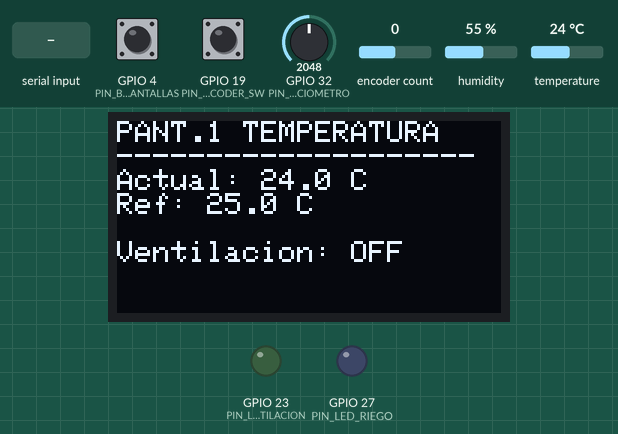
Recording of a program running on a simulated ESP32. Shown: 128×64 one-colour display, output pins drawn as LEDs (lit = HIGH). Dashed ring = blinking. Inputs (shaded band) come from the test bench; at power-on: temperature 24 °C, encoder count 0, GPIO 19 (PIN_ENCODER_SW) HIGH, humidity 55 %, GPIO 32 (PIN_POTENCIOMETRO) = 2048, GPIO 4 (PIN_BOTON_PANTALLAS) HIGH. Random numbers use the default seed unless the program sets one; what the program prints to the serial monitor is not drawn.

Above: at 3.2 s.
3.3 s: temperature set to 25.7 °C
At 5.3 s:
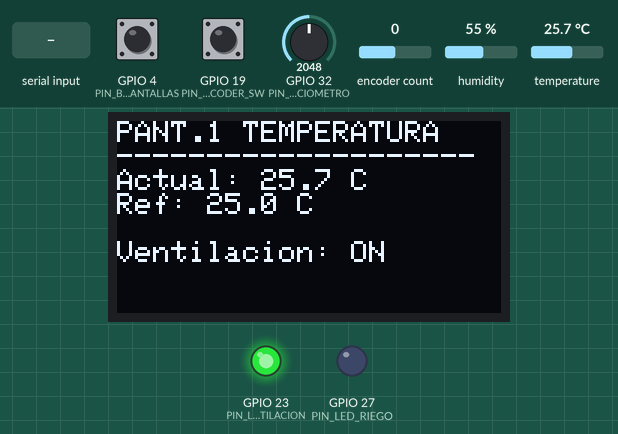
5.6 s: encoder count set to 1
At 6.8 s:
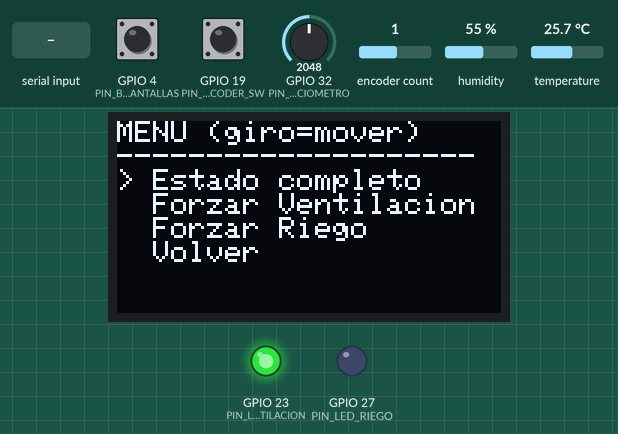
7.1 s: GPIO 19 (PIN_ENCODER_SW) driven LOW
At 8.3 s:
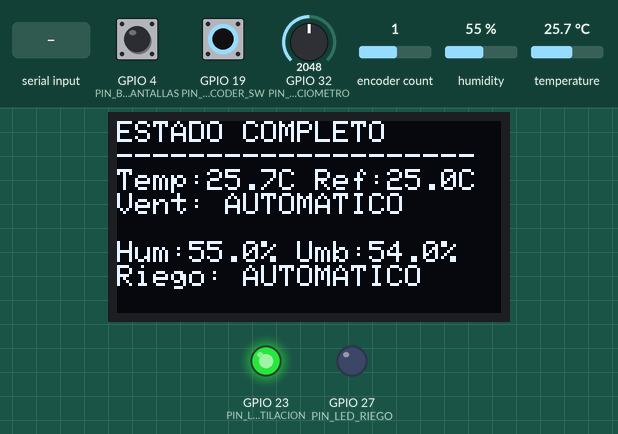
8.6 s: humidity set to 22 %
At 10.5 s:
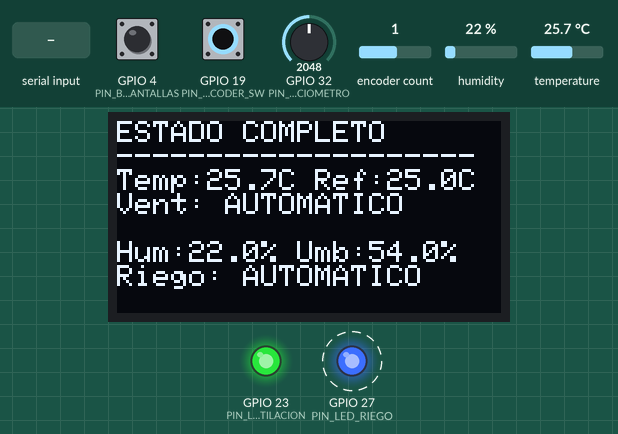
13.2 s: GPIO 32 (PIN_POTENCIOMETRO) set to 2132
At 13.7 s:
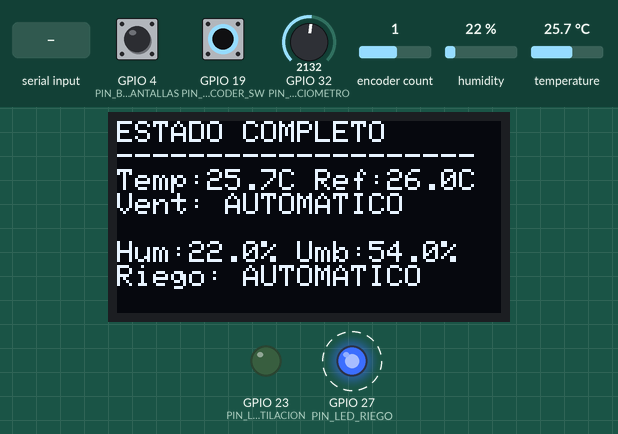
15.8 s: "SET_TEMP\n" received over Serial
At 16.1 s:
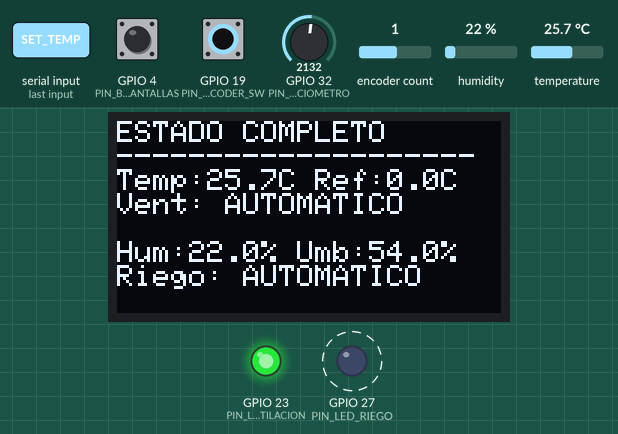
Timing chart, 0 to 18.3 s (numbered marks = the images above; inputs shaded):
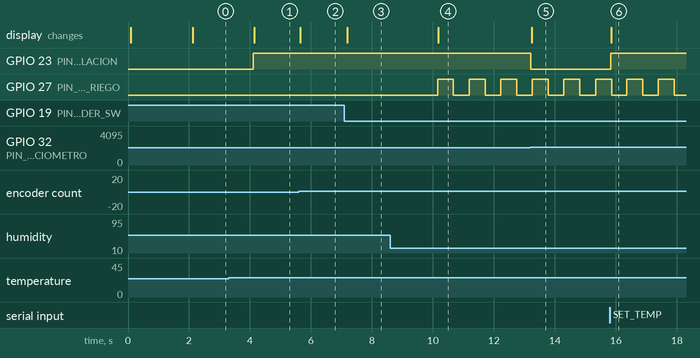

Measured:
- the behaviour switches between 25 and 25.1 °C on temperature (found by bisection; images 0 and 1)
- the behaviour switches between 2104 and 2105 on GPIO 32 (PIN_POTENCIOMETRO) (found by bisection; images 4 and 5)
- after the input at 3.3 s, GPIO 23 (PIN_LED_VENTILACION): LOW → HIGH after 0.81 s; the display: changes after 0.84 s (image 1)
- after the input at 5.6 s, the display: changes after 0.05 s (image 2)
- after the input at 7.1 s, the display: changes after 0.09 s (image 3)
- after the input at 8.6 s, GPIO 27 (PIN_LED_RIEGO): alternates HIGH for 0.52 s and LOW for 0.51 s, starting after 1.6 s; the display: changes after 1.6 s (image 4)
- after the input at 13.2 s, GPIO 23 (PIN_LED_VENTILACION): HIGH → LOW at once; the display: changes at once (image 5)
- after the input at 15.8 s, GPIO 23 (PIN_LED_VENTILACION): LOW → HIGH at once; the display: changes after 0.06 s (image 6)

The program:

main.cpp
```cpp
/*
 * ==========================================================================
 * UTN - Facultad Regional Venado Tuerto
 * Tecnologias para la Automatizacion - Trabajo Practico 01 (TP01/26)
 *
 * Control automatico para un invernadero, simulado con ESP32 en Wokwi.
 *
 * Integrantes: Christian Schneider, Marcela Gaiga, Mauricio Pereyra
 *
 * Requerimientos obligatorios:
 * - Monitoreo de temperatura y humedad con DHT22 (pin 33), visualizado en
 *   el OLED.
 * - Control de ventilacion: el potenciometro (pin 32) fija la referencia
 *   de temperatura; si la temperatura medida la supera, se enciende el
 *   LED de ventilacion (LED verde, pin 23).
 * - Control de riego: al inicio se genera un umbral aleatorio de humedad
 *   en [40%-60%]; si la humedad medida cae por debajo, se enciende de
 *   forma intermitente el LED de riego (pin 27).
 * - Un pulsador (pin 4) alterna entre 2 pantallas del OLED.
 * - Se registran por puerto Serie el inicio, y los cambios de estado de
 *   ventilacion y riego.
 *
 * Requerimientos opcionales (implementados):
 * - Menu navegable con un encoder KY-040 (pines 18/5/19):
 *   * Estado completo del invernadero.
 *   * Forzar manualmente ventilacion ON/OFF/AUTOMATICO.
 *   * Forzar manualmente riego ON/OFF/AUTOMATICO.
 * - Modificacion manual de las referencias (temperatura y humedad) desde
 *   el puerto Serie (comandos SET_TEMP / SET_HUM). Escribir AYUDA por
 *   Serie para ver todos los comandos disponibles.
 * ==========================================================================
 */

#include <Arduino.h>
#include <math.h>
#include <ESP32Encoder.h>
#include "SensorClima.h"
#include "ControlInvernadero.h"
#include "PantallaOLED.h"

// ---------------------------------------------------------------------------
// Pines
// ---------------------------------------------------------------------------
const uint8_t PIN_DHT22 = 33;            // sensor de temperatura y humedad
const uint8_t PIN_POTENCIOMETRO = 32;    // referencia de temperatura (ventilacion)
const uint8_t PIN_LED_VENTILACION = 23;  // LED verde de ventilacion
const uint8_t PIN_LED_RIEGO = 27;        // LED azul de riego
const uint8_t PIN_BOTON_PANTALLAS = 4;   // pulsador (cambia de pantalla)
const uint8_t PIN_ENCODER_CLK = 18;      // encoder (menu opcional)
const uint8_t PIN_ENCODER_DT = 5;
const uint8_t PIN_ENCODER_SW = 19;
const uint8_t PIN_SEMILLA_RANDOM = 34;   // pin analogico sin conectar, solo para semilla

// ---------------------------------------------------------------------------
// Configuracion
// ---------------------------------------------------------------------------
const unsigned long INTERVALO_LECTURA_MS = 2000; // DHT22 requiere ~2s entre lecturas
const unsigned long ANTIRREBOTE_MS = 50;
const uint8_t HUMEDAD_MINIMA_PORCENTAJE = 40;
const uint8_t HUMEDAD_MAXIMA_PORCENTAJE = 60;

// ---------------------------------------------------------------------------
// Objetos principales
// ---------------------------------------------------------------------------
SensorClima sensores(PIN_DHT22, PIN_POTENCIOMETRO);
ControlInvernadero control(PIN_LED_VENTILACION, PIN_LED_RIEGO);
PantallaOLED pantalla;
ESP32Encoder encoder;

// ---------------------------------------------------------------------------
// Estado de la interfaz (pantallas / menu opcional)
// ---------------------------------------------------------------------------
enum class Pantalla : uint8_t { TEMPERATURA, HUMEDAD };
enum class EstadoUI : uint8_t { NORMAL, MENU, ESTADO_COMPLETO };

Pantalla pantallaActual = Pantalla::TEMPERATURA;
EstadoUI estadoUI = EstadoUI::NORMAL;

const char* OPCIONES_MENU[] = { "Estado completo", "Forzar Ventilacion", "Forzar Riego", "Volver" };
const uint8_t CANTIDAD_OPCIONES_MENU = 4;
uint8_t indiceMenu = 0;

// ---------------------------------------------------------------------------
// Variables de sensado y umbrales
// ---------------------------------------------------------------------------
float temperaturaActual = NAN;
float humedadActual = NAN;
float referenciaTemperatura = 0;
float umbralHumedadGenerado = 0; // el aleatorio original, generado una sola vez

bool referenciaTemperaturaManual = false;
float referenciaTemperaturaManualValor = 0;

bool umbralHumedadManual = false;
float umbralHumedadManualValor = 0;

unsigned long ultimaLectura = 0;

// ---------------------------------------------------------------------------
// Antirrebote del pulsador de pantallas
// ---------------------------------------------------------------------------
int botonEstadoRaw = HIGH;
int botonEstadoEstable = HIGH;
unsigned long botonUltimoCambio = 0;

// ---------------------------------------------------------------------------
// Encoder: posicion y antirrebote de su pulsador (SW)
// ---------------------------------------------------------------------------
long conteoEncoderAnterior = 0;
int encoderSwRaw = HIGH;
int encoderSwEstable = HIGH;
unsigned long encoderSwUltimoCambio = 0;

// ---------------------------------------------------------------------------
// Declaraciones
// ---------------------------------------------------------------------------
void leerBoton();
void leerEncoder();
void actualizarPantalla();
void procesarComandoSerie();
void ejecutarComando(String linea);
void imprimirEstadoSerie();
void imprimirAyuda();
float referenciaTemperaturaEfectiva();
float umbralHumedadEfectivo();

void setup() {
  Serial.begin(115200);

  pinMode(PIN_BOTON_PANTALLAS, INPUT_PULLUP);
  pinMode(PIN_ENCODER_SW, INPUT_PULLUP);
  pinMode(PIN_SEMILLA_RANDOM, INPUT);

  sensores.begin();
  control.begin();
  pantalla.begin();

  encoder.attachSingleEdge(PIN_ENCODER_CLK, PIN_ENCODER_DT);
  encoder.setCount(0);

  randomSeed(analogRead(PIN_SEMILLA_RANDOM));
  umbralHumedadGenerado = random(HUMEDAD_MINIMA_PORCENTAJE, HUMEDAD_MAXIMA_PORCENTAJE + 1);

  Serial.println("=== Sistema de control de invernadero iniciado ===");
  Serial.print("Umbral de humedad para riego generado: ");
  Serial.print(umbralHumedadGenerado);
  Serial.println(" %");
  imprimirAyuda();

  pantalla.mostrarInicio(umbralHumedadGenerado);
  delay(2000); // tiempo de estabilizacion recomendado para el DHT22

  // Primera lectura, para no esperar otro ciclo completo antes de mostrar datos validos
  temperaturaActual = sensores.leerTemperatura();
  humedadActual = sensores.leerHumedad();
  referenciaTemperatura = referenciaTemperaturaEfectiva();
  if (!isnan(temperaturaActual) && !isnan(humedadActual)) {
    control.actualizar(temperaturaActual, referenciaTemperatura, humedadActual, umbralHumedadEfectivo());
  }
  ultimaLectura = millis();
}

void loop() {
  unsigned long ahora = millis();

  // El potenciometro (o la referencia manual) se puede actualizar en todo momento
  referenciaTemperatura = referenciaTemperaturaEfectiva();

  // El DHT22 solo se relee cada INTERVALO_LECTURA_MS
  if (ahora - ultimaLectura >= INTERVALO_LECTURA_MS) {
    ultimaLectura = ahora;

    float nuevaTemperatura = sensores.leerTemperatura();
    float nuevaHumedad = sensores.leerHumedad();

    if (isnan(nuevaTemperatura) || isnan(nuevaHumedad)) {
      Serial.println("ERROR: no se pudo leer el sensor DHT22");
    } else {
      temperaturaActual = nuevaTemperatura;
      humedadActual = nuevaHumedad;
    }
  }

  // El control (y el parpadeo del LED de riego) se actualiza en cada ciclo
  if (!isnan(temperaturaActual) && !isnan(humedadActual)) {
    bool ventilacionAnterior = control.ventilacionActiva();
    bool riegoAnterior = control.riegoActivo();

    control.actualizar(temperaturaActual, referenciaTemperatura, humedadActual, umbralHumedadEfectivo());

    if (control.ventilacionActiva() != ventilacionAnterior) {
      Serial.print("Ventilacion ");
      Serial.println(control.ventilacionActiva() ? "ACTIVADA (LED encendido)" : "DESACTIVADA (LED apagado)");
    }
    if (control.riegoActivo() != riegoAnterior) {
      Serial.print("Riego ");
      Serial.println(control.riegoActivo() ? "ACTIVADO (LED intermitente)" : "DESACTIVADO (LED apagado)");
    }
  }

  leerBoton();
  leerEncoder();
  procesarComandoSerie();
  actualizarPantalla();
}

// ---------------------------------------------------------------------------
// Referencias efectivas (automaticas o forzadas por Serie)
// ---------------------------------------------------------------------------
float referenciaTemperaturaEfectiva() {
  return referenciaTemperaturaManual ? referenciaTemperaturaManualValor : sensores.leerReferenciaTemperatura();
}

float umbralHumedadEfectivo() {
  return umbralHumedadManual ? umbralHumedadManualValor : umbralHumedadGenerado;
}

// ---------------------------------------------------------------------------
// Pulsador: alterna entre Pantalla1 y Pantalla2 (solo fuera del menu)
// ---------------------------------------------------------------------------
void leerBoton() {
  int lecturaRaw = digitalRead(PIN_BOTON_PANTALLAS);
  unsigned long ahora = millis();

  if (lecturaRaw != botonEstadoRaw) {
    botonUltimoCambio = ahora;
    botonEstadoRaw = lecturaRaw;
  }

  if ((ahora - botonUltimoCambio) > ANTIRREBOTE_MS && botonEstadoRaw != botonEstadoEstable) {
    botonEstadoEstable = botonEstadoRaw;
    if (botonEstadoEstable == LOW && estadoUI == EstadoUI::NORMAL) {
      pantallaActual = (pantallaActual == Pantalla::TEMPERATURA) ? Pantalla::HUMEDAD : Pantalla::TEMPERATURA;
      Serial.println("Cambio de pantalla (boton)");
    }
  }
}

// ---------------------------------------------------------------------------
// Encoder: gira para entrar/navegar el menu opcional, y su pulsador confirma
// ---------------------------------------------------------------------------
void leerEncoder() {
  long conteoActual = encoder.getCount();

  if (conteoActual != conteoEncoderAnterior) {
    if (estadoUI == EstadoUI::NORMAL) {
      estadoUI = EstadoUI::MENU;
      indiceMenu = 0;
      Serial.println("Entrando al menu (encoder)");
    } else if (estadoUI == EstadoUI::MENU) {
      if (conteoActual > conteoEncoderAnterior) {
        indiceMenu = (indiceMenu + 1) % CANTIDAD_OPCIONES_MENU;
      } else {
        indiceMenu = (indiceMenu == 0) ? (CANTIDAD_OPCIONES_MENU - 1) : (indiceMenu - 1);
      }
    }
  }
  conteoEncoderAnterior = conteoActual;

  int lecturaSw = digitalRead(PIN_ENCODER_SW);
  unsigned long ahora = millis();

  if (lecturaSw != encoderSwRaw) {
    encoderSwUltimoCambio = ahora;
    encoderSwRaw = lecturaSw;
  }

  if ((ahora - encoderSwUltimoCambio) > ANTIRREBOTE_MS && encoderSwRaw != encoderSwEstable) {
    encoderSwEstable = encoderSwRaw;
    if (encoderSwEstable == LOW) {
      if (estadoUI == EstadoUI::MENU) {
        switch (indiceMenu) {
          case 0:
            estadoUI = EstadoUI::ESTADO_COMPLETO;
            break;
          case 1:
            control.alternarForzadoVentilacion();
            Serial.print("Ventilacion forzada: ");
            Serial.println(control.textoModo(control.modoVentilacion()));
            break;
          case 2:
            control.alternarForzadoRiego();
            Serial.print("Riego forzado: ");
            Serial.println(control.textoModo(control.modoRiego()));
            break;
          case 3:
            estadoUI = EstadoUI::NORMAL;
            Serial.println("Saliendo del menu");
            break;
        }
      } else if (estadoUI == EstadoUI::ESTADO_COMPLETO) {
        estadoUI = EstadoUI::MENU;
      }
    }
  }
}

// ---------------------------------------------------------------------------
// OLED: dibuja la pantalla correspondiente al estado actual de la interfaz
// ---------------------------------------------------------------------------
void actualizarPantalla() {
  switch (estadoUI) {
    case EstadoUI::NORMAL:
      if (pantallaActual == Pantalla::TEMPERATURA) {
        pantalla.mostrarTemperatura(temperaturaActual, referenciaTemperatura, control.ventilacionActiva());
      } else {
        pantalla.mostrarHumedad(humedadActual, umbralHumedadEfectivo(), control.riegoActivo());
      }
      break;

    case EstadoUI::MENU:
      pantalla.mostrarMenu(OPCIONES_MENU, CANTIDAD_OPCIONES_MENU, indiceMenu);
      break;

    case EstadoUI::ESTADO_COMPLETO:
      pantalla.mostrarEstadoCompleto(temperaturaActual, referenciaTemperatura, control.textoModo(control.modoVentilacion()),
                                      humedadActual, umbralHumedadEfectivo(), control.textoModo(control.modoRiego()));
      break;
  }
}

// ---------------------------------------------------------------------------
// Puerto Serie: se lee caracter a caracter y se hace eco de cada uno (el
// monitor serie de Wokwi, entre otros, no hace eco local de lo tipeado).
// Al llegar '\r' o '\n' se ejecuta el comando acumulado en bufferComandoSerie.
// ---------------------------------------------------------------------------
String bufferComandoSerie = "";

void procesarComandoSerie() {
  while (Serial.available()) {
    char c = Serial.read();

    if (c == '\r' || c == '\n') {
      // Se acepta cualquiera de los dos como fin de linea, porque segun el
      // monitor serie que se use (Wokwi, PlatformIO, Arduino IDE) el Enter
      // puede mandar '\r', '\n' o ambos. Si llegan los dos juntos, el
      // segundo no hace nada porque el buffer ya quedo vacio.
      if (bufferComandoSerie.length() > 0) {
        Serial.println(); // eco del Enter
        ejecutarComando(bufferComandoSerie);
        bufferComandoSerie = "";
      }
    } else if (c == 8 || c == 127) { // backspace o delete
      if (bufferComandoSerie.length() > 0) {
        bufferComandoSerie.remove(bufferComandoSerie.length() - 1);
        Serial.print("\b \b"); // borra el ultimo caracter en pantalla
      }
    } else {
      bufferComandoSerie += c;
      Serial.print(c); // eco del caracter tipeado
    }
  }
}

void ejecutarComando(String linea) {
  linea.trim();
  if (linea.length() == 0) return;
  linea.toUpperCase();

  int espacio = linea.indexOf(' ');
  String comando = (espacio == -1) ? linea : linea.substring(0, espacio);
  String argumento = (espacio == -1) ? "" : linea.substring(espacio + 1);
  argumento.trim();

  if (comando == "SET_TEMP") {
    if (argumento == "AUTO") {
      referenciaTemperaturaManual = false;
      Serial.println("Referencia de temperatura: vuelve a tomarse del potenciometro");
    } else {
      referenciaTemperaturaManual = true;
      referenciaTemperaturaManualValor = argumento.toFloat();
      Serial.print("Referencia de temperatura fijada manualmente en ");
      Serial.print(referenciaTemperaturaManualValor);
      Serial.println(" C");
    }
  } else if (comando == "SET_HUM") {
    if (argumento == "AUTO") {
      umbralHumedadManual = false;
      Serial.println("Umbral de humedad: vuelve a ser el generado aleatoriamente al inicio");
    } else {
      umbralHumedadManual = true;
      umbralHumedadManualValor = argumento.toFloat();
      Serial.print("Umbral de humedad fijado manualmente en ");
      Serial.print(umbralHumedadManualValor);
      Serial.println(" %");
    }
  } else if (comando == "FORCE_VENT") {
    if (argumento == "ON") control.forzarVentilacion(ModoActuador::FORZADO_ON);
    else if (argumento == "OFF") control.forzarVentilacion(ModoActuador::FORZADO_OFF);
    else control.forzarVentilacion(ModoActuador::AUTOMATICO);
    Serial.print("Ventilacion: ");
    Serial.println(control.textoModo(control.modoVentilacion()));
  } else if (comando == "FORCE_RIEGO") {
    if (argumento == "ON") control.forzarRiego(ModoActuador::FORZADO_ON);
    else if (argumento == "OFF") control.forzarRiego(ModoActuador::FORZADO_OFF);
    else control.forzarRiego(ModoActuador::AUTOMATICO);
    Serial.print("Riego: ");
    Serial.println(control.textoModo(control.modoRiego()));
  } else if (comando == "STATUS") {
    imprimirEstadoSerie();
  } else if (comando == "AYUDA" || comando == "HELP") {
    imprimirAyuda();
  } else {
    Serial.println("Comando no reconocido. Escribi AYUDA para ver los comandos disponibles.");
  }
}

void imprimirEstadoSerie() {
  Serial.println("---- Estado completo del invernadero ----");
  Serial.print("Temperatura: "); Serial.print(temperaturaActual);
  Serial.print(" C | Referencia: "); Serial.print(referenciaTemperatura);
  Serial.print(" C | Ventilacion: "); Serial.println(control.textoModo(control.modoVentilacion()));
  Serial.print("Humedad: "); Serial.print(humedadActual);
  Serial.print(" % | Umbral: "); Serial.print(umbralHumedadEfectivo());
  Serial.print(" % | Riego: "); Serial.println(control.textoModo(control.modoRiego()));
  Serial.println("------------------------------------------");
}

void imprimirAyuda() {
  Serial.println("Comandos disponibles por puerto Serie:");
  Serial.println("  SET_TEMP <valor|AUTO>    - fija/libera la referencia de temperatura");
  Serial.println("  SET_HUM <valor|AUTO>     - fija/libera el umbral de humedad");
  Serial.println("  FORCE_VENT <ON|OFF|AUTO> - fuerza/libera la ventilacion");
  Serial.println("  FORCE_RIEGO <ON|OFF|AUTO>- fuerza/libera el riego");
  Serial.println("  STATUS                   - muestra el estado completo");
  Serial.println("  AYUDA                    - muestra esta ayuda");
}
```
